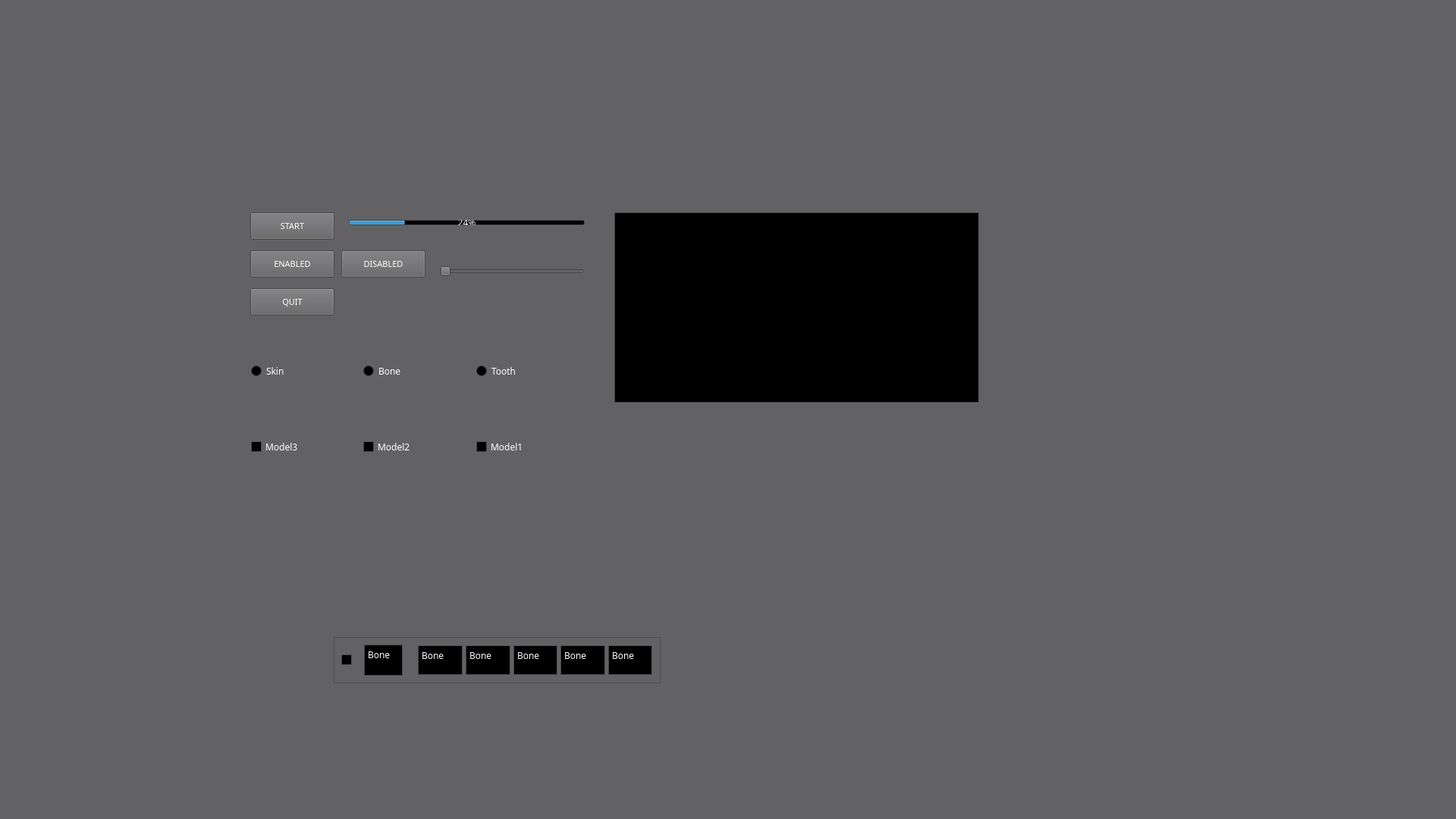
<?xml version="1.0" encoding="UTF-8"?>
<ui version="4.0">
 <class>Widget</class>
 <widget class="QWidget" name="Widget">
  <property name="geometry">
   <rect>
    <x>0</x>
    <y>0</y>
    <width>1920</width>
    <height>1080</height>
   </rect>
  </property>
  <property name="palette">
   <palette>
    <active>
     <colorrole role="WindowText">
      <brush brushstyle="SolidPattern">
       <color alpha="255">
        <red>255</red>
        <green>255</green>
        <blue>255</blue>
       </color>
      </brush>
     </colorrole>
     <colorrole role="Button">
      <brush brushstyle="SolidPattern">
       <color alpha="255">
        <red>98</red>
        <green>98</green>
        <blue>100</blue>
       </color>
      </brush>
     </colorrole>
     <colorrole role="Light">
      <brush brushstyle="SolidPattern">
       <color alpha="255">
        <red>147</red>
        <green>147</green>
        <blue>150</blue>
       </color>
      </brush>
     </colorrole>
     <colorrole role="Midlight">
      <brush brushstyle="SolidPattern">
       <color alpha="255">
        <red>122</red>
        <green>122</green>
        <blue>125</blue>
       </color>
      </brush>
     </colorrole>
     <colorrole role="Dark">
      <brush brushstyle="SolidPattern">
       <color alpha="255">
        <red>49</red>
        <green>49</green>
        <blue>50</blue>
       </color>
      </brush>
     </colorrole>
     <colorrole role="Mid">
      <brush brushstyle="SolidPattern">
       <color alpha="255">
        <red>65</red>
        <green>65</green>
        <blue>66</blue>
       </color>
      </brush>
     </colorrole>
     <colorrole role="Text">
      <brush brushstyle="SolidPattern">
       <color alpha="255">
        <red>255</red>
        <green>255</green>
        <blue>255</blue>
       </color>
      </brush>
     </colorrole>
     <colorrole role="BrightText">
      <brush brushstyle="SolidPattern">
       <color alpha="255">
        <red>255</red>
        <green>255</green>
        <blue>255</blue>
       </color>
      </brush>
     </colorrole>
     <colorrole role="ButtonText">
      <brush brushstyle="SolidPattern">
       <color alpha="255">
        <red>255</red>
        <green>255</green>
        <blue>255</blue>
       </color>
      </brush>
     </colorrole>
     <colorrole role="Base">
      <brush brushstyle="SolidPattern">
       <color alpha="255">
        <red>0</red>
        <green>0</green>
        <blue>0</blue>
       </color>
      </brush>
     </colorrole>
     <colorrole role="Window">
      <brush brushstyle="SolidPattern">
       <color alpha="255">
        <red>98</red>
        <green>98</green>
        <blue>100</blue>
       </color>
      </brush>
     </colorrole>
     <colorrole role="Shadow">
      <brush brushstyle="SolidPattern">
       <color alpha="255">
        <red>0</red>
        <green>0</green>
        <blue>0</blue>
       </color>
      </brush>
     </colorrole>
     <colorrole role="AlternateBase">
      <brush brushstyle="SolidPattern">
       <color alpha="255">
        <red>49</red>
        <green>49</green>
        <blue>50</blue>
       </color>
      </brush>
     </colorrole>
     <colorrole role="ToolTipBase">
      <brush brushstyle="SolidPattern">
       <color alpha="255">
        <red>255</red>
        <green>255</green>
        <blue>220</blue>
       </color>
      </brush>
     </colorrole>
     <colorrole role="ToolTipText">
      <brush brushstyle="SolidPattern">
       <color alpha="255">
        <red>0</red>
        <green>0</green>
        <blue>0</blue>
       </color>
      </brush>
     </colorrole>
    </active>
    <inactive>
     <colorrole role="WindowText">
      <brush brushstyle="SolidPattern">
       <color alpha="255">
        <red>255</red>
        <green>255</green>
        <blue>255</blue>
       </color>
      </brush>
     </colorrole>
     <colorrole role="Button">
      <brush brushstyle="SolidPattern">
       <color alpha="255">
        <red>98</red>
        <green>98</green>
        <blue>100</blue>
       </color>
      </brush>
     </colorrole>
     <colorrole role="Light">
      <brush brushstyle="SolidPattern">
       <color alpha="255">
        <red>147</red>
        <green>147</green>
        <blue>150</blue>
       </color>
      </brush>
     </colorrole>
     <colorrole role="Midlight">
      <brush brushstyle="SolidPattern">
       <color alpha="255">
        <red>122</red>
        <green>122</green>
        <blue>125</blue>
       </color>
      </brush>
     </colorrole>
     <colorrole role="Dark">
      <brush brushstyle="SolidPattern">
       <color alpha="255">
        <red>49</red>
        <green>49</green>
        <blue>50</blue>
       </color>
      </brush>
     </colorrole>
     <colorrole role="Mid">
      <brush brushstyle="SolidPattern">
       <color alpha="255">
        <red>65</red>
        <green>65</green>
        <blue>66</blue>
       </color>
      </brush>
     </colorrole>
     <colorrole role="Text">
      <brush brushstyle="SolidPattern">
       <color alpha="255">
        <red>255</red>
        <green>255</green>
        <blue>255</blue>
       </color>
      </brush>
     </colorrole>
     <colorrole role="BrightText">
      <brush brushstyle="SolidPattern">
       <color alpha="255">
        <red>255</red>
        <green>255</green>
        <blue>255</blue>
       </color>
      </brush>
     </colorrole>
     <colorrole role="ButtonText">
      <brush brushstyle="SolidPattern">
       <color alpha="255">
        <red>255</red>
        <green>255</green>
        <blue>255</blue>
       </color>
      </brush>
     </colorrole>
     <colorrole role="Base">
      <brush brushstyle="SolidPattern">
       <color alpha="255">
        <red>0</red>
        <green>0</green>
        <blue>0</blue>
       </color>
      </brush>
     </colorrole>
     <colorrole role="Window">
      <brush brushstyle="SolidPattern">
       <color alpha="255">
        <red>98</red>
        <green>98</green>
        <blue>100</blue>
       </color>
      </brush>
     </colorrole>
     <colorrole role="Shadow">
      <brush brushstyle="SolidPattern">
       <color alpha="255">
        <red>0</red>
        <green>0</green>
        <blue>0</blue>
       </color>
      </brush>
     </colorrole>
     <colorrole role="AlternateBase">
      <brush brushstyle="SolidPattern">
       <color alpha="255">
        <red>49</red>
        <green>49</green>
        <blue>50</blue>
       </color>
      </brush>
     </colorrole>
     <colorrole role="ToolTipBase">
      <brush brushstyle="SolidPattern">
       <color alpha="255">
        <red>255</red>
        <green>255</green>
        <blue>220</blue>
       </color>
      </brush>
     </colorrole>
     <colorrole role="ToolTipText">
      <brush brushstyle="SolidPattern">
       <color alpha="255">
        <red>0</red>
        <green>0</green>
        <blue>0</blue>
       </color>
      </brush>
     </colorrole>
    </inactive>
    <disabled>
     <colorrole role="WindowText">
      <brush brushstyle="SolidPattern">
       <color alpha="255">
        <red>49</red>
        <green>49</green>
        <blue>50</blue>
       </color>
      </brush>
     </colorrole>
     <colorrole role="Button">
      <brush brushstyle="SolidPattern">
       <color alpha="255">
        <red>98</red>
        <green>98</green>
        <blue>100</blue>
       </color>
      </brush>
     </colorrole>
     <colorrole role="Light">
      <brush brushstyle="SolidPattern">
       <color alpha="255">
        <red>147</red>
        <green>147</green>
        <blue>150</blue>
       </color>
      </brush>
     </colorrole>
     <colorrole role="Midlight">
      <brush brushstyle="SolidPattern">
       <color alpha="255">
        <red>122</red>
        <green>122</green>
        <blue>125</blue>
       </color>
      </brush>
     </colorrole>
     <colorrole role="Dark">
      <brush brushstyle="SolidPattern">
       <color alpha="255">
        <red>49</red>
        <green>49</green>
        <blue>50</blue>
       </color>
      </brush>
     </colorrole>
     <colorrole role="Mid">
      <brush brushstyle="SolidPattern">
       <color alpha="255">
        <red>65</red>
        <green>65</green>
        <blue>66</blue>
       </color>
      </brush>
     </colorrole>
     <colorrole role="Text">
      <brush brushstyle="SolidPattern">
       <color alpha="255">
        <red>49</red>
        <green>49</green>
        <blue>50</blue>
       </color>
      </brush>
     </colorrole>
     <colorrole role="BrightText">
      <brush brushstyle="SolidPattern">
       <color alpha="255">
        <red>255</red>
        <green>255</green>
        <blue>255</blue>
       </color>
      </brush>
     </colorrole>
     <colorrole role="ButtonText">
      <brush brushstyle="SolidPattern">
       <color alpha="255">
        <red>49</red>
        <green>49</green>
        <blue>50</blue>
       </color>
      </brush>
     </colorrole>
     <colorrole role="Base">
      <brush brushstyle="SolidPattern">
       <color alpha="255">
        <red>98</red>
        <green>98</green>
        <blue>100</blue>
       </color>
      </brush>
     </colorrole>
     <colorrole role="Window">
      <brush brushstyle="SolidPattern">
       <color alpha="255">
        <red>98</red>
        <green>98</green>
        <blue>100</blue>
       </color>
      </brush>
     </colorrole>
     <colorrole role="Shadow">
      <brush brushstyle="SolidPattern">
       <color alpha="255">
        <red>0</red>
        <green>0</green>
        <blue>0</blue>
       </color>
      </brush>
     </colorrole>
     <colorrole role="AlternateBase">
      <brush brushstyle="SolidPattern">
       <color alpha="255">
        <red>98</red>
        <green>98</green>
        <blue>100</blue>
       </color>
      </brush>
     </colorrole>
     <colorrole role="ToolTipBase">
      <brush brushstyle="SolidPattern">
       <color alpha="255">
        <red>255</red>
        <green>255</green>
        <blue>220</blue>
       </color>
      </brush>
     </colorrole>
     <colorrole role="ToolTipText">
      <brush brushstyle="SolidPattern">
       <color alpha="255">
        <red>0</red>
        <green>0</green>
        <blue>0</blue>
       </color>
      </brush>
     </colorrole>
    </disabled>
   </palette>
  </property>
  <property name="font">
   <font>
    <family>微软雅黑</family>
   </font>
  </property>
  <property name="windowTitle">
   <string>Widget</string>
  </property>
  <widget class="MyButton1" name="pushButton">
   <property name="geometry">
    <rect>
     <x>330</x>
     <y>280</y>
     <width>111</width>
     <height>36</height>
    </rect>
   </property>
   <property name="font">
    <font>
     <pointsize>8</pointsize>
    </font>
   </property>
   <property name="text">
    <string>START</string>
   </property>
  </widget>
  <widget class="MyProgressBar" name="progressBar">
   <property name="geometry">
    <rect>
     <x>460</x>
     <y>290</y>
     <width>311</width>
     <height>7</height>
    </rect>
   </property>
   <property name="value">
    <number>24</number>
   </property>
  </widget>
  <widget class="MyButton1" name="pushButon_enabled">
   <property name="geometry">
    <rect>
     <x>330</x>
     <y>330</y>
     <width>111</width>
     <height>36</height>
    </rect>
   </property>
   <property name="font">
    <font>
     <pointsize>8</pointsize>
    </font>
   </property>
   <property name="text">
    <string>ENABLED</string>
   </property>
  </widget>
  <widget class="MyButton1" name="pushButton_disabled">
   <property name="geometry">
    <rect>
     <x>450</x>
     <y>330</y>
     <width>111</width>
     <height>36</height>
    </rect>
   </property>
   <property name="font">
    <font>
     <pointsize>8</pointsize>
    </font>
   </property>
   <property name="text">
    <string>DISABLED</string>
   </property>
  </widget>
  <widget class="QSlider" name="horizontalSlider">
   <property name="geometry">
    <rect>
     <x>580</x>
     <y>340</y>
     <width>191</width>
     <height>36</height>
    </rect>
   </property>
   <property name="orientation">
    <enum>Qt::Horizontal</enum>
   </property>
  </widget>
  <widget class="MyButton1" name="pushButton_open">
   <property name="geometry">
    <rect>
     <x>330</x>
     <y>380</y>
     <width>111</width>
     <height>36</height>
    </rect>
   </property>
   <property name="font">
    <font>
     <pointsize>8</pointsize>
    </font>
   </property>
   <property name="text">
    <string>QUIT</string>
   </property>
  </widget>
  <widget class="QWidget" name="horizontalLayoutWidget">
   <property name="geometry">
    <rect>
     <x>320</x>
     <y>450</y>
     <width>461</width>
     <height>80</height>
    </rect>
   </property>
   <layout class="QHBoxLayout" name="horizontalLayout">
    <item>
     <widget class="QRadioButton" name="radioButton_2">
      <property name="text">
       <string>Skin</string>
      </property>
     </widget>
    </item>
    <item>
     <widget class="QRadioButton" name="radioButton">
      <property name="text">
       <string>Bone</string>
      </property>
     </widget>
    </item>
    <item>
     <widget class="QRadioButton" name="radioButton_3">
      <property name="text">
       <string>Tooth</string>
      </property>
     </widget>
    </item>
   </layout>
  </widget>
  <widget class="QWidget" name="horizontalLayoutWidget_2">
   <property name="geometry">
    <rect>
     <x>320</x>
     <y>550</y>
     <width>461</width>
     <height>80</height>
    </rect>
   </property>
   <layout class="QHBoxLayout" name="horizontalLayout_2">
    <item>
     <widget class="QCheckBox" name="checkBox_3">
      <property name="text">
       <string>Model3</string>
      </property>
     </widget>
    </item>
    <item>
     <widget class="QCheckBox" name="checkBox_2">
      <property name="text">
       <string>Model2</string>
      </property>
     </widget>
    </item>
    <item>
     <widget class="QCheckBox" name="checkBox">
      <property name="text">
       <string>Model1</string>
      </property>
     </widget>
    </item>
   </layout>
  </widget>
  <widget class="QFrame" name="frame">
   <property name="geometry">
    <rect>
     <x>440</x>
     <y>840</y>
     <width>431</width>
     <height>61</height>
    </rect>
   </property>
   <property name="frameShape">
    <enum>QFrame::StyledPanel</enum>
   </property>
   <property name="frameShadow">
    <enum>QFrame::Raised</enum>
   </property>
   <widget class="QCheckBox" name="checkBox_4">
    <property name="geometry">
     <rect>
      <x>10</x>
      <y>20</y>
      <width>21</width>
      <height>21</height>
     </rect>
    </property>
    <property name="text">
     <string/>
    </property>
   </widget>
   <widget class="QPlainTextEdit" name="plainTextEdit">
    <property name="geometry">
     <rect>
      <x>40</x>
      <y>10</y>
      <width>51</width>
      <height>41</height>
     </rect>
    </property>
    <property name="plainText">
     <string>Bone</string>
    </property>
   </widget>
   <widget class="QPlainTextEdit" name="plainTextEdit_2">
    <property name="geometry">
     <rect>
      <x>111</x>
      <y>11</y>
      <width>59</width>
      <height>39</height>
     </rect>
    </property>
    <property name="plainText">
     <string>Bone</string>
    </property>
   </widget>
   <widget class="QPlainTextEdit" name="plainTextEdit_3">
    <property name="geometry">
     <rect>
      <x>174</x>
      <y>11</y>
      <width>59</width>
      <height>39</height>
     </rect>
    </property>
    <property name="plainText">
     <string>Bone</string>
    </property>
   </widget>
   <widget class="QPlainTextEdit" name="plainTextEdit_4">
    <property name="geometry">
     <rect>
      <x>237</x>
      <y>11</y>
      <width>58</width>
      <height>39</height>
     </rect>
    </property>
    <property name="plainText">
     <string>Bone</string>
    </property>
   </widget>
   <widget class="QPlainTextEdit" name="plainTextEdit_5">
    <property name="geometry">
     <rect>
      <x>299</x>
      <y>11</y>
      <width>59</width>
      <height>39</height>
     </rect>
    </property>
    <property name="plainText">
     <string>Bone</string>
    </property>
   </widget>
   <widget class="QPlainTextEdit" name="plainTextEdit_6">
    <property name="geometry">
     <rect>
      <x>362</x>
      <y>11</y>
      <width>58</width>
      <height>39</height>
     </rect>
    </property>
    <property name="plainText">
     <string>Bone</string>
    </property>
   </widget>
  </widget>
  <widget class="QTableView" name="tableView">
   <property name="geometry">
    <rect>
     <x>810</x>
     <y>280</y>
     <width>481</width>
     <height>251</height>
    </rect>
   </property>
   <property name="styleSheet">
    <string notr="true"/>
   </property>
  </widget>
 </widget>
 <layoutdefault spacing="6" margin="11"/>
 <customwidgets>
  <customwidget>
   <class>MyButton1</class>
   <extends>QPushButton</extends>
   <header>MyComponent/mybutton1.h</header>
  </customwidget>
  <customwidget>
   <class>MyProgressBar</class>
   <extends>QProgressBar</extends>
   <header>MyComponent/myprogressbar.h</header>
  </customwidget>
 </customwidgets>
 <resources/>
 <connections/>
</ui>
